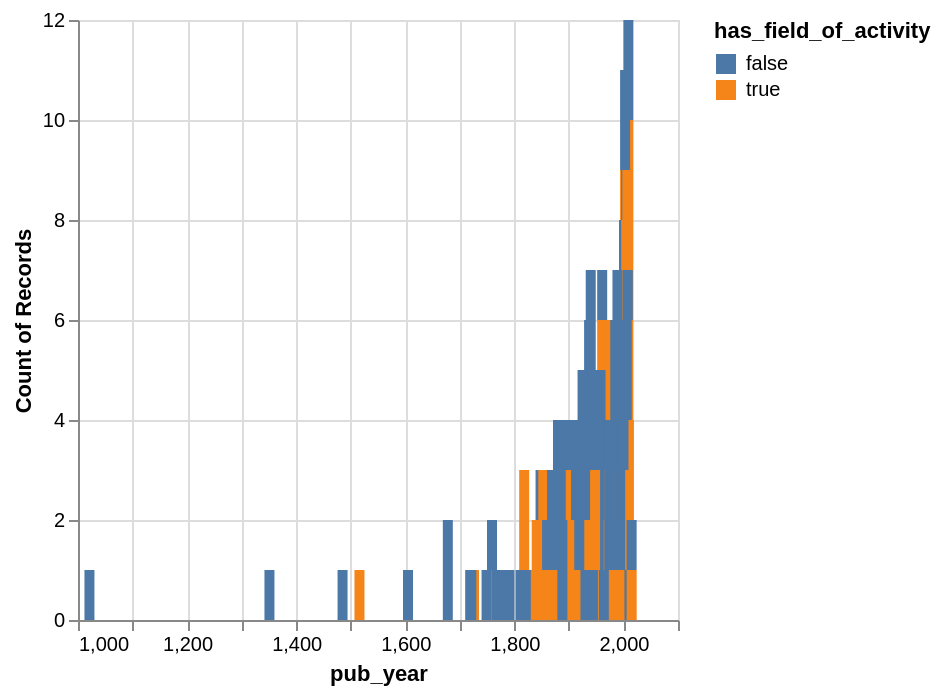

Here is the notebook cell this chart was saved with:
### Code cell
# Plot publication-year counts before converting the year column to dates.
alt.Chart(novels_df).mark_bar().encode(
	x="pub_year",
	y="count():Q",
	color="has_field_of_activity:N"
)

### Figure 1 — Vega-Lite specification as saved in the notebook (floating-point values rounded to 4 significant figures; data arrays with more than 128 entries replaced by an {"elided": "..."} marker saying what was removed)
{"config": {"view": {"continuousWidth": 300, "continuousHeight": 300}}, "data": {"name": "data-d81af5713cba25d14465301d0d9299b8"}, "mark": {"type": "bar"}, "encoding": {"color": {"field": "has_field_of_activity", "type": "nominal"}, "x": {"field": "pub_year", "type": "quantitative"}, "y": {"aggregate": "count", "type": "quantitative"}}, "$schema": "https://vega.github.io/schema/vega-lite/v6.1.0.json", "datasets": {"data-d81af5713cba25d14465301d0d9299b8": {"elided": "500 records"}}}
